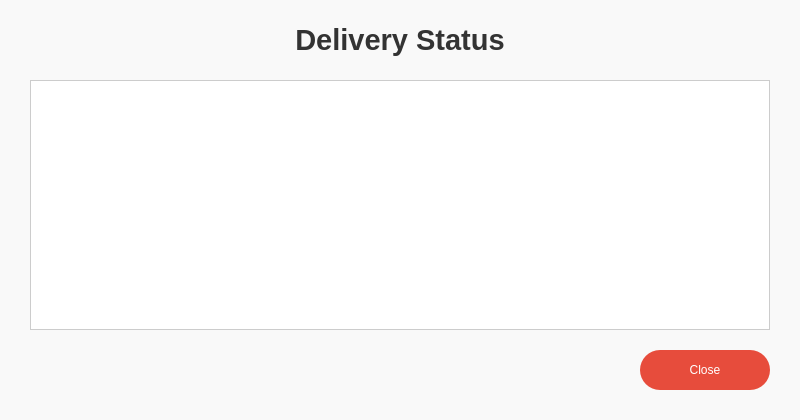
<?xml version="1.0" encoding="UTF-8"?>
<ui version="4.0">
 <class>TrackDeliveryWindow</class>
 <widget class="QDialog" name="TrackDeliveryWindow">
  <property name="geometry">
   <rect>
    <x>0</x>
    <y>0</y>
    <width>800</width>
    <height>420</height>
   </rect>
  </property>
  <property name="windowTitle">
   <string>Track Delivery</string>
  </property>
  <property name="styleSheet">
   <string notr="true">
    QDialog {
     background-color: #f9f9f9;
    }
    QLabel#titleLabel {
     color: #333;
     font-size: 22pt;
     font-weight: bold;
    }
    QTableWidget {
     font: 600 12pt "Open Sans";
     background-color: #ffffff;
     border: 1px solid #ccc;
     gridline-color: #ccc;
     selection-background-color: #d0eaff;
     alternate-background-color: #f2f2f2;
    }
    QPushButton#closeButton {
     border-radius: 20px;
     font: 700 14pt "Open Sans";
     background-color: #e74c3c;
     color: white;
    }
    QPushButton#closeButton:hover {
     background-color: #c0392b;
    }
   </string>
  </property>

  <!-- Title Label -->
  <widget class="QLabel" name="titleLabel">
   <property name="geometry">
    <rect>
     <x>0</x>
     <y>20</y>
     <width>800</width>
     <height>40</height>
    </rect>
   </property>
   <property name="alignment">
    <set>Qt::AlignCenter</set>
   </property>
   <property name="text">
    <string>Delivery Status</string>
   </property>
  </widget>

  <!-- Table -->
  <widget class="QTableWidget" name="deliveryTable">
   <property name="geometry">
    <rect>
     <x>30</x>
     <y>80</y>
     <width>740</width>
     <height>250</height>
    </rect>
   </property>
   <property name="alternatingRowColors">
    <bool>true</bool>
   </property>
  </widget>

  <!-- Close Button -->
  <widget class="QPushButton" name="closeButton">
   <property name="geometry">
    <rect>
     <x>640</x>
     <y>350</y>
     <width>130</width>
     <height>40</height>
    </rect>
   </property>
   <property name="text">
    <string>Close</string>
   </property>
  </widget>
 </widget>
 <resources/>
 <connections/>
</ui>
